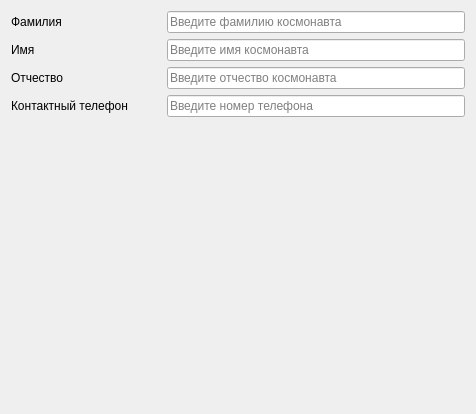
              <widget class="QWidget" name="page">
               <property name="geometry">
                <rect>
                 <x>0</x>
                 <y>0</y>
                 <width>476</width>
                 <height>414</height>
                </rect>
               </property>
               <attribute name="label">
                <string>Контактные данные космонавтов</string>
               </attribute>
               <layout class="QVBoxLayout" name="verticalLayout_33">
                <item>
                 <layout class="QHBoxLayout" name="horizontalLayout_63">
                  <item>
                   <widget class="QLabel" name="label">
                    <property name="minimumSize">
                     <size>
                      <width>150</width>
                      <height>0</height>
                     </size>
                    </property>
                    <property name="maximumSize">
                     <size>
                      <width>100</width>
                      <height>16777215</height>
                     </size>
                    </property>
                    <property name="text">
                     <string>Фамилия</string>
                    </property>
                   </widget>
                  </item>
                  <item>
                   <widget class="QLineEdit" name="lineEdit">
                    <property name="placeholderText">
                     <string>Введите фамилию космонавта</string>
                    </property>
                   </widget>
                  </item>
                 </layout>
                </item>
                <item>
                 <layout class="QHBoxLayout" name="horizontalLayout_62">
                  <item>
                   <widget class="QLabel" name="label_68">
                    <property name="minimumSize">
                     <size>
                      <width>150</width>
                      <height>0</height>
                     </size>
                    </property>
                    <property name="maximumSize">
                     <size>
                      <width>100</width>
                      <height>16777215</height>
                     </size>
                    </property>
                    <property name="text">
                     <string>Имя</string>
                    </property>
                   </widget>
                  </item>
                  <item>
                   <widget class="QLineEdit" name="lineEdit_2">
                    <property name="placeholderText">
                     <string>Введите имя космонавта</string>
                    </property>
                   </widget>
                  </item>
                 </layout>
                </item>
                <item>
                 <layout class="QHBoxLayout" name="horizontalLayout_61">
                  <item>
                   <widget class="QLabel" name="label_69">
                    <property name="minimumSize">
                     <size>
                      <width>150</width>
                      <height>0</height>
                     </size>
                    </property>
                    <property name="maximumSize">
                     <size>
                      <width>100</width>
                      <height>16777215</height>
                     </size>
                    </property>
                    <property name="text">
                     <string>Отчество</string>
                    </property>
                   </widget>
                  </item>
                  <item>
                   <widget class="QLineEdit" name="lineEdit_3">
                    <property name="placeholderText">
                     <string>Введите отчество космонавта</string>
                    </property>
                   </widget>
                  </item>
                 </layout>
                </item>
                <item>
                 <layout class="QHBoxLayout" name="horizontalLayout_60">
                  <item>
                   <widget class="QLabel" name="label_70">
                    <property name="minimumSize">
                     <size>
                      <width>150</width>
                      <height>0</height>
                     </size>
                    </property>
                    <property name="maximumSize">
                     <size>
                      <width>100</width>
                      <height>16777215</height>
                     </size>
                    </property>
                    <property name="text">
                     <string>Контактный телефон</string>
                    </property>
                   </widget>
                  </item>
                  <item>
                   <widget class="QLineEdit" name="lineEdit_4">
                    <property name="placeholderText">
                     <string>Введите номер телефона</string>
                    </property>
                   </widget>
                  </item>
                 </layout>
                </item>
                <item>
                 <spacer name="verticalSpacer">
                  <property name="orientation">
                   <enum>Qt::Vertical</enum>
                  </property>
                  <property name="sizeHint" stdset="0">
                   <size>
                    <width>20</width>
                    <height>257</height>
                   </size>
                  </property>
                 </spacer>
                </item>
               </layout>
              </widget>
